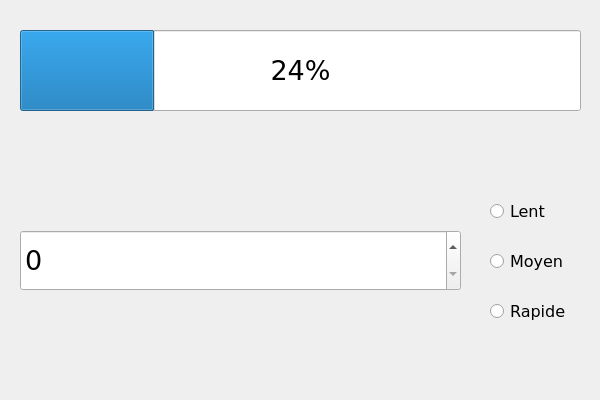
<?xml version="1.0" encoding="UTF-8"?>
<ui version="4.0">
 <class>Timer</class>
 <widget class="QWidget" name="Timer">
  <property name="geometry">
   <rect>
    <x>0</x>
    <y>0</y>
    <width>600</width>
    <height>400</height>
   </rect>
  </property>
  <property name="windowTitle">
   <string>Timer</string>
  </property>
  <widget class="QProgressBar" name="progressBar">
   <property name="geometry">
    <rect>
     <x>20</x>
     <y>30</y>
     <width>561</width>
     <height>81</height>
    </rect>
   </property>
   <property name="font">
    <font>
     <family>Verdana</family>
     <pointsize>20</pointsize>
    </font>
   </property>
   <property name="value">
    <number>24</number>
   </property>
  </widget>
  <widget class="QRadioButton" name="radioButtonLent">
   <property name="geometry">
    <rect>
     <x>490</x>
     <y>200</y>
     <width>91</width>
     <height>22</height>
    </rect>
   </property>
   <property name="font">
    <font>
     <family>Verdana</family>
     <pointsize>12</pointsize>
    </font>
   </property>
   <property name="text">
    <string>Lent</string>
   </property>
  </widget>
  <widget class="QRadioButton" name="radioButtonMoyen">
   <property name="geometry">
    <rect>
     <x>490</x>
     <y>250</y>
     <width>91</width>
     <height>22</height>
    </rect>
   </property>
   <property name="font">
    <font>
     <family>Verdana</family>
     <pointsize>12</pointsize>
    </font>
   </property>
   <property name="text">
    <string>Moyen</string>
   </property>
  </widget>
  <widget class="QRadioButton" name="radioButtonRapide">
   <property name="geometry">
    <rect>
     <x>490</x>
     <y>300</y>
     <width>91</width>
     <height>22</height>
    </rect>
   </property>
   <property name="font">
    <font>
     <family>Verdana</family>
     <pointsize>12</pointsize>
    </font>
   </property>
   <property name="text">
    <string>Rapide</string>
   </property>
  </widget>
  <widget class="QSpinBox" name="spinBox">
   <property name="geometry">
    <rect>
     <x>20</x>
     <y>230</y>
     <width>441</width>
     <height>61</height>
    </rect>
   </property>
   <property name="font">
    <font>
     <family>Verdana</family>
     <pointsize>20</pointsize>
    </font>
   </property>
  </widget>
 </widget>
 <resources/>
 <connections/>
</ui>
